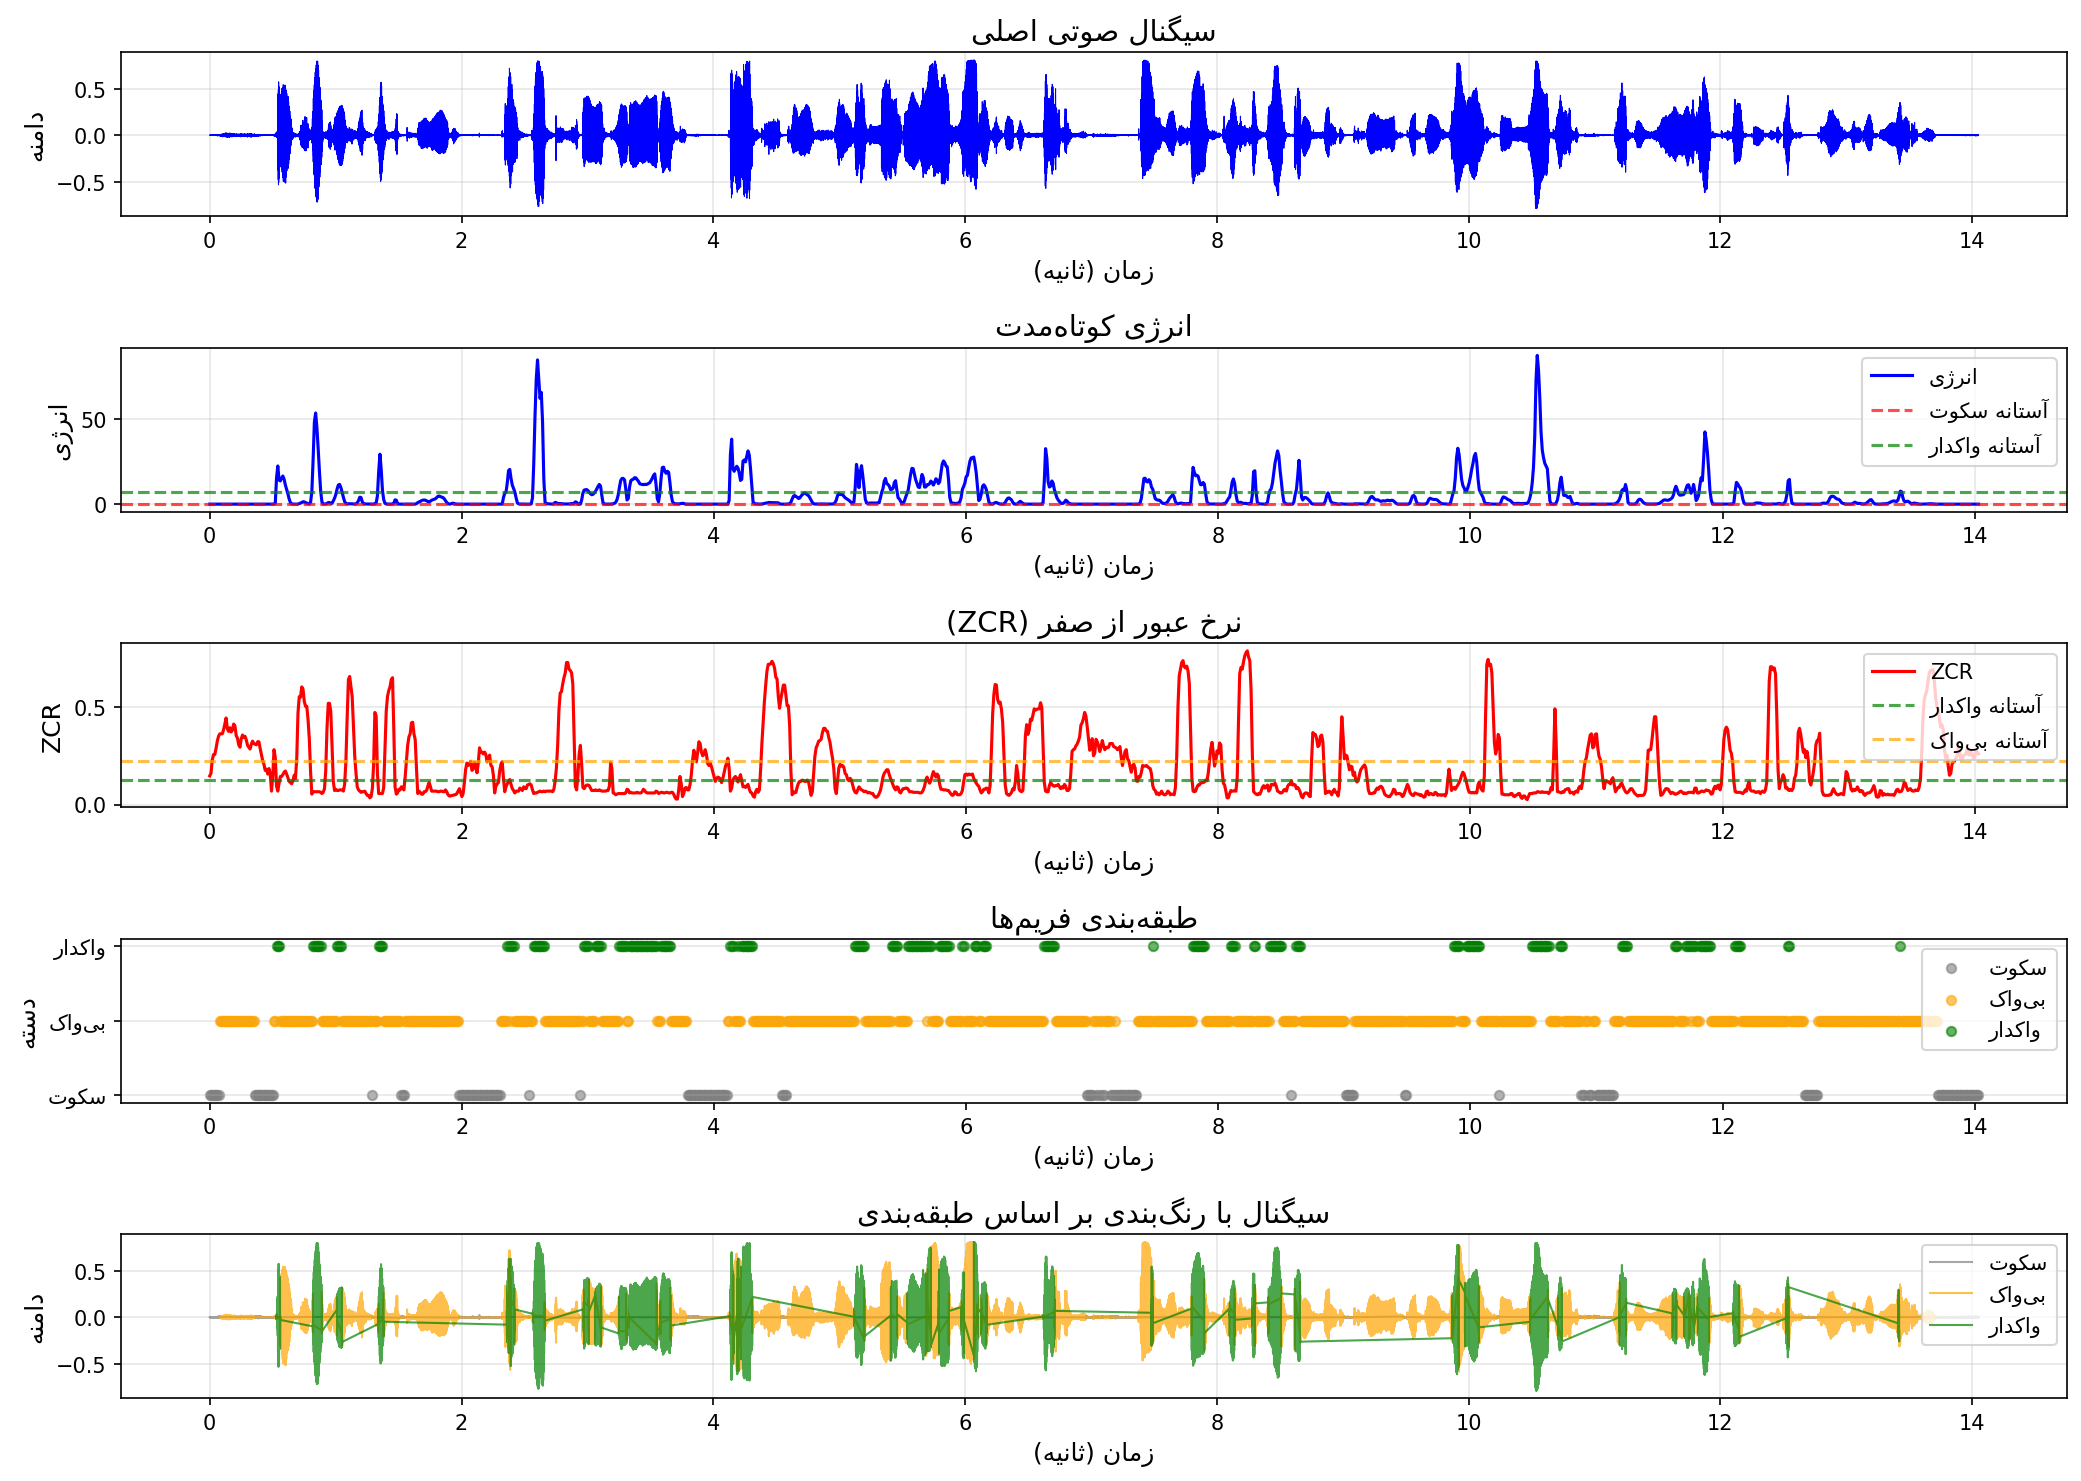

Python code for this plot:
"""
بخش 2c: طبقه‌بندی فریم‌ها به سه دسته واکدار، بی‌واک و سکوت
بر اساس ویژگی‌های ZCR و انرژی کوتاه‌مدت
"""

import numpy as np
import matplotlib.pyplot as plt
import soundfile as sf

# خواندن فایل صوتی
audio_file = None
audio_data = None
sample_rate = None

# تلاش برای خواندن فایل FLAC یا WAV
for filename in ['audio.flac', 'audio.wav']:
    try:
        audio_data, sample_rate = sf.read(filename)
        audio_file = filename
        print(f"فایل صوتی با موفقیت خوانده شد: {audio_file}")
        break
    except FileNotFoundError:
        continue

if audio_file is None:
    print("فایل صوتی یافت نشد. یک سیگنال نمونه ایجاد می‌شود...")
    sample_rate = 16000
    duration = 2
    t = np.linspace(0, duration, sample_rate * duration)
    audio_data = (np.sin(2 * np.pi * 440 * t) * 0.5 +
                  np.sin(2 * np.pi * 880 * t) * 0.3 +
                  np.random.normal(0, 0.1, len(t)))
    audio_data = audio_data / np.max(np.abs(audio_data))

# تبدیل به مونو در صورت استریو
if len(audio_data.shape) > 1:
    audio_data = np.mean(audio_data, axis=1)

# پارامترهای فریم
frame_length_ms = 20
frame_length = int(sample_rate * frame_length_ms / 1000)
frame_shift_ms = 10
frame_shift = int(sample_rate * frame_shift_ms / 1000)

# تقسیم به فریم‌ها
num_frames = int((len(audio_data) - frame_length) / frame_shift) + 1
frames = []

for i in range(num_frames):
    start = i * frame_shift
    end = start + frame_length
    if end > len(audio_data):
        frame = np.pad(audio_data[start:], (0, end - len(audio_data)), 'constant')
    else:
        frame = audio_data[start:end]
    frames.append(frame)

frames = np.array(frames)
frame_times = np.arange(num_frames) * frame_shift / sample_rate

# محاسبه ZCR
def calculate_zcr(frame):
    signs = np.sign(frame)
    zero_crossings = np.where(np.diff(signs) != 0)[0]
    zcr = len(zero_crossings) / len(frame)
    return zcr

zcr_values = np.array([calculate_zcr(frame) for frame in frames])

# محاسبه انرژی کوتاه‌مدت
short_term_energy = np.array([np.sum(frame ** 2) for frame in frames])

# محاسبه آمار برای تعیین آستانه‌ها
energy_mean = np.mean(short_term_energy)
energy_std = np.std(short_term_energy)
zcr_mean = np.mean(zcr_values)
zcr_std = np.std(zcr_values)

print(f"\nآمار انرژی:")
print(f"میانگین: {energy_mean:.6f}")
print(f"انحراف معیار: {energy_std:.6f}")

print(f"\nآمار ZCR:")
print(f"میانگین: {zcr_mean:.4f}")
print(f"انحراف معیار: {zcr_std:.4f}")

# تعیین آستانه‌ها
# سکوت: انرژی پایین
silence_energy_threshold = energy_mean - 0.5 * energy_std

# واکدار: انرژی بالا و ZCR پایین
voiced_energy_threshold = energy_mean + 0.3 * energy_std
voiced_zcr_threshold = zcr_mean - 0.3 * zcr_std

# بی‌واک: انرژی متوسط و ZCR بالا
unvoiced_zcr_threshold = zcr_mean + 0.3 * zcr_std

print(f"\nآستانه‌های طبقه‌بندی:")
print(f"آستانه انرژی سکوت: {silence_energy_threshold:.6f}")
print(f"آستانه انرژی واکدار: {voiced_energy_threshold:.6f}")
print(f"آستانه ZCR واکدار: {voiced_zcr_threshold:.4f}")
print(f"آستانه ZCR بی‌واک: {unvoiced_zcr_threshold:.4f}")

# طبقه‌بندی فریم‌ها
# 0: سکوت, 1: بی‌واک, 2: واکدار
classification = np.zeros(num_frames, dtype=int)

for i in range(num_frames):
    energy = short_term_energy[i]
    zcr = zcr_values[i]
    
    # اول سکوت را بررسی می‌کنیم
    if energy < silence_energy_threshold:
        classification[i] = 0  # سکوت
    # سپس واکدار را بررسی می‌کنیم
    elif energy > voiced_energy_threshold and zcr < voiced_zcr_threshold:
        classification[i] = 2  # واکدار
    # در غیر این صورت بی‌واک
    else:
        classification[i] = 1  # بی‌واک

# شمارش فریم‌های هر دسته
silence_count = np.sum(classification == 0)
unvoiced_count = np.sum(classification == 1)
voiced_count = np.sum(classification == 2)

print(f"\nنتایج طبقه‌بندی:")
print(f"سکوت: {silence_count} فریم ({silence_count/num_frames*100:.1f}%)")
print(f"بی‌واک: {unvoiced_count} فریم ({unvoiced_count/num_frames*100:.1f}%)")
print(f"واکدار: {voiced_count} فریم ({voiced_count/num_frames*100:.1f}%)")

# ایجاد نمودار
plt.figure(figsize=(14, 10))

# نمودار سیگنال اصلی
time_axis = np.arange(len(audio_data)) / sample_rate
plt.subplot(5, 1, 1)
plt.plot(time_axis, audio_data, 'b-', linewidth=0.5)
plt.title('سیگنال صوتی اصلی', fontsize=14, fontfamily='DejaVu Sans')
plt.xlabel('زمان (ثانیه)', fontsize=12)
plt.ylabel('دامنه', fontsize=12)
plt.grid(True, alpha=0.3)

# نمودار انرژی
plt.subplot(5, 1, 2)
plt.plot(frame_times, short_term_energy, 'b-', linewidth=1.5, label='انرژی')
plt.axhline(y=silence_energy_threshold, color='r', linestyle='--', 
            label='آستانه سکوت', alpha=0.7)
plt.axhline(y=voiced_energy_threshold, color='g', linestyle='--', 
            label='آستانه واکدار', alpha=0.7)
plt.title('انرژی کوتاه‌مدت', fontsize=14, fontfamily='DejaVu Sans')
plt.xlabel('زمان (ثانیه)', fontsize=12)
plt.ylabel('انرژی', fontsize=12)
plt.legend()
plt.grid(True, alpha=0.3)

# نمودار ZCR
plt.subplot(5, 1, 3)
plt.plot(frame_times, zcr_values, 'r-', linewidth=1.5, label='ZCR')
plt.axhline(y=voiced_zcr_threshold, color='g', linestyle='--', 
            label='آستانه واکدار', alpha=0.7)
plt.axhline(y=unvoiced_zcr_threshold, color='orange', linestyle='--', 
            label='آستانه بی‌واک', alpha=0.7)
plt.title('نرخ عبور از صفر (ZCR)', fontsize=14, fontfamily='DejaVu Sans')
plt.xlabel('زمان (ثانیه)', fontsize=12)
plt.ylabel('ZCR', fontsize=12)
plt.legend()
plt.grid(True, alpha=0.3)

# نمودار طبقه‌بندی
plt.subplot(5, 1, 4)
colors = ['gray', 'orange', 'green']
labels = ['سکوت', 'بی‌واک', 'واکدار']
for i, (color, label) in enumerate(zip(colors, labels)):
    mask = classification == i
    if np.any(mask):
        plt.scatter(frame_times[mask], classification[mask], 
                   c=color, label=label, s=20, alpha=0.6)
plt.title('طبقه‌بندی فریم‌ها', fontsize=14, fontfamily='DejaVu Sans')
plt.xlabel('زمان (ثانیه)', fontsize=12)
plt.ylabel('دسته', fontsize=12)
plt.yticks([0, 1, 2], labels)
plt.legend()
plt.grid(True, alpha=0.3, axis='y')

# نمودار سیگنال با رنگ‌بندی بر اساس طبقه‌بندی
plt.subplot(5, 1, 5)
# ایجاد یک سیگنال رنگی بر اساس طبقه‌بندی
colored_signal = np.zeros_like(audio_data)
for i in range(num_frames):
    start = i * frame_shift
    end = min(start + frame_length, len(audio_data))
    colored_signal[start:end] = classification[i]

# رسم با رنگ‌بندی
for i, (color, label) in enumerate(zip(colors, labels)):
    mask = colored_signal == i
    if np.any(mask):
        plt.plot(time_axis[mask], audio_data[mask], 
                color=color, linewidth=1, label=label, alpha=0.7)

plt.title('سیگنال با رنگ‌بندی بر اساس طبقه‌بندی', 
          fontsize=14, fontfamily='DejaVu Sans')
plt.xlabel('زمان (ثانیه)', fontsize=12)
plt.ylabel('دامنه', fontsize=12)
plt.legend()
plt.grid(True, alpha=0.3)

plt.tight_layout()
plt.savefig('part2c_classification.png', dpi=150, bbox_inches='tight')
print("\nنمودار در فایل 'part2c_classification.png' ذخیره شد.")
plt.show()

# ذخیره نتایج
np.save('classification.npy', classification)
print("نتایج طبقه‌بندی در فایل 'classification.npy' ذخیره شد.")

